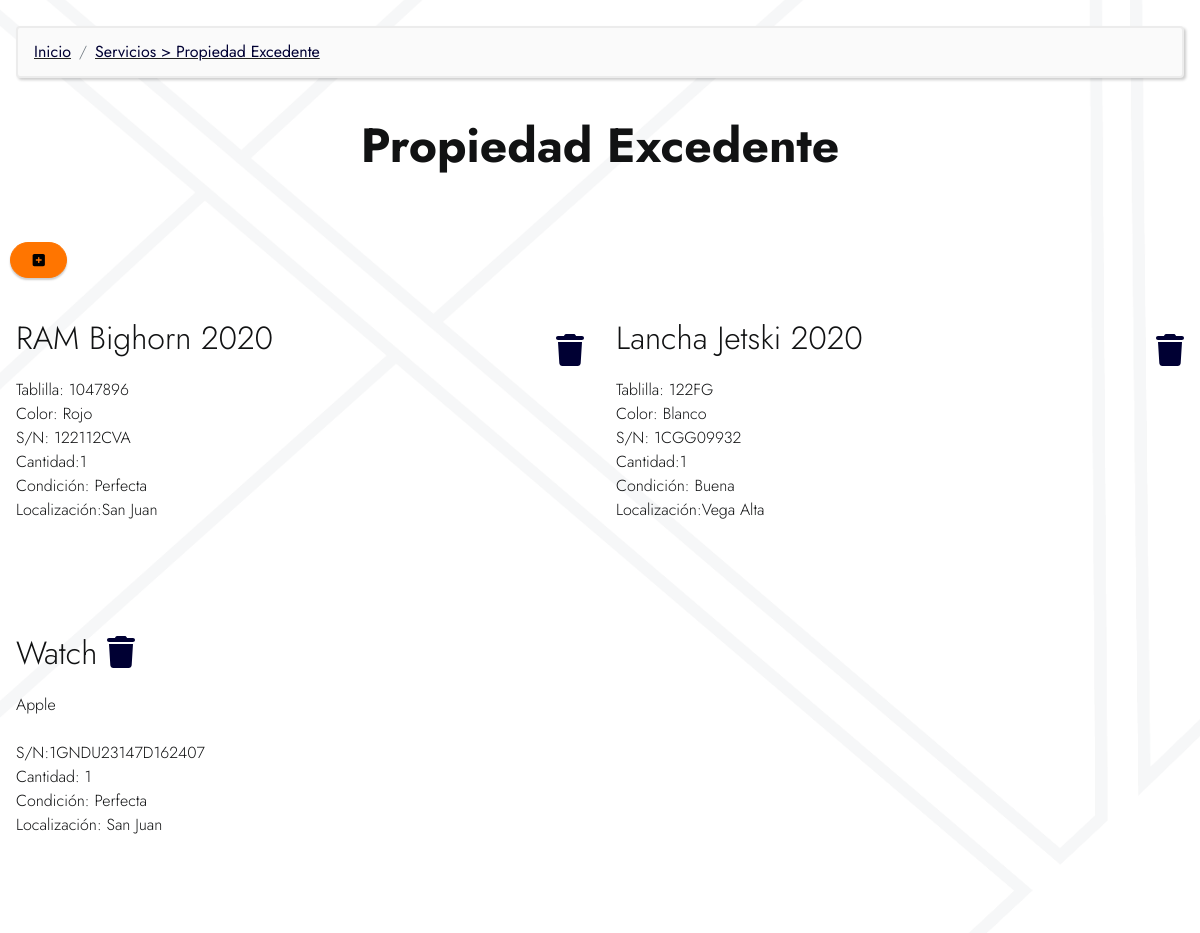
Screenshot of /inventario (signed in) with the database file from the repository.
### Inventario/models.py (models this page shows)
class Auto(models.Model):
    vin = models.CharField(primary_key=True,max_length=255,default='', blank = False, null = False)
    marca = models.CharField(max_length=255,default='', blank = False, null = False)
    modelo = models.CharField(max_length=255,default='', blank = False, null = False)
    year = models.CharField(max_length=255,default='', blank = False, null = False)
    tablilla = models.CharField(max_length=255,default='', blank = False, null = False)
    color = models.CharField(max_length=255,default='', blank = False, null = False)
    cantidad = models.CharField(max_length=255,default='', blank = False, null = False)
    condicion = models.CharField(max_length=255,default='', blank = False, null = False)
    localizacion = models.CharField(max_length=255,default='', blank = False, null = False)
    creado = models.DateTimeField(default=datetime.now )
    archivo = models.ImageField(upload_to='excedente', blank=False, null=False)

class Articulo(models.Model):
    articuloid = models.CharField(max_length=255,default=uuid.uuid4)
    nombrearticulo = models.CharField(max_length=255,default='', blank = False, null = False)
    descripcion = models.CharField(max_length=255,default='', blank = False, null = False)
    cantidad = models.CharField(max_length=255,default='', blank = False, null = False)
    condicion = models.CharField(max_length=255,default='', blank = False, null = False)
    localizacion = models.CharField(max_length=255,default='', blank = False, null = False)
    creado = models.DateTimeField(default=datetime.now )
    archivo = models.ImageField(upload_to='excedente', blank=False, null=False)

### Inventario/views.py (the view)
# urls.py: path('', excedente, name="excedente"),
def excedente(request):
    autos= Auto.objects.order_by('-creado') #for all the records
    articulos= Articulo.objects.order_by('-creado')
    context={
            'autos':autos,
            'articulos':articulos,
             }
    return render(request, "Excedente.html" , context = context)

### templates/Excedente.html (shortened to what this page needs)
{% extends 'index.html' %}
{% load static %}
{% block content %}
<head>
</head>
<img id="AppConcept1" loading="lazy" data-src="{% static 'assets/images/App_Concept-17.png'%} " alt="Arte ASG" role="presentation" >
<div class="container navcontainer1">
    <div id="custom-html-1h">
        <nav class="nav1" aria-label="breadcrumb">
            <ol class="breadcrumb">
                <li class="breadcrumb-item"><a href="indice">Inicio</a></li>
                <li class="breadcrumb-item"><a href="excedente">Servicios &gt; Propiedad Excedente</a></li>
            </ol>
        </nav>
    </div>
</div>
<div role="main">
    <section data-bs-version="5.1" class="pricing4 cid-sU9azlI3LU" id="pricing4-31">
        <div class="container">
            <div class="row">
                <div class="title-block col-12">
                    <h3 class="mbr-section-subtitle mbr-fonts-style display-2">Propiedad Excedente</h3>
                </div>
                {% if user.is_authenticated %}
                <a href="excedenteuploader" class="btn btn-success display-4 justify-content-center align-center" id="logbutton"
                 style="text-align: center; border-radius: 40px;"> <i
                    class="fa-solid fa-square-plus fa-fw"></i> </a>
                {% endif %}
            </div>
            <div class="row">
                {% for x in autos %}
                <div class="col-12 col-sm-6 col-lg-3 item features-image" style="margin-bottom:4rem">
                    <p class="name mbr-fonts-style display-5">{{x.marca}}  {{x.modelo}} {{x.year}}
                        {% if user.is_authenticated %}
                        <a style="float:right; margin-top:20px" href="/excedenteautodelete/{{x.vin}}"><i style="text-align: end;" class="fa-solid fa-trash"></i></a>
                        {% endif %}
                    </p>
                    <p class="price mbr-fonts-style display-7">Tablilla: {{x.tablilla}}
                        <br>Color: {{x.color}} <br>S/N: {{x.vin}}<br>Cantidad:{{x.cantidad}}<br>Condición:
                        {{x.condicion}}<br>Localización:{{x.localizacion}}
                    </p>
                </div>
                {% endfor %}
                {% for x in articulos %}
                <div class="col-12 col-sm-6 col-lg-3 item features-image">
                    <p class="name mbr-fonts-style display-5">{{x.nombrearticulo}}
                        {% if user.is_authenticated %}
                        <a  href="/excedentearticulodelete/{{x.articuloid}}"><i style="text-align: end;" class="fa-solid fa-trash"></i></a> </p></p>
                        {% endif %}
                        <p class="price mbr-fonts-style display-7">{{x.descripcion}}<br><br>S/N:1GNDU23147D162407<br>Cantidad: {{x.cantidad}}<br>Condición: {{x.condicion}}<br>Localización:
                        {{x.localizacion}}</p>
                </div>
                {% endfor %}
            </div>
        </div>
    </section>
</div>
{% endblock %}

### static/assets/theme/css/style.css (style rules this page uses)
section { background-color: #ffffff; }
body { font-style: normal; line-height: 1.5; font-weight: 400; color: #232323; position: relative; }
section, .container, .container-fluid { position: relative; word-wrap: break-word; }
a { font-style: normal; font-weight: 400; cursor: pointer; }
a, a:hover { text-decoration: none; }
.mbr-section-subtitle { line-height: 1.3; }
h1, h2, h3, h4, h5, h6, .display-1, .display-2, .display-4, .display-5, .display-7, span, p, a { line-height: 1; word-break: break-word; word-wrap: break-word; font-weight: 400; }
section { background-position: 50% 50%; background-repeat: no-repeat; background-size: cover; }
.align-center { text-align: center; }
img, iframe { display: block; width: 100%; }
.btn { font-weight: 600; border-width: 1px; font-style: normal; margin: 0.6rem 0.6rem; white-space: normal; transition: all 0.2s ease-in-out; display: inline-flex; align-items: center; justify-content: center; word-break: break-word; }
.row { display: -webkit-flex; -webkit-flex-wrap: wrap; }
.justify-content-center { -webkit-justify-content: center; }
html, body { height: auto; min-height: 100vh; }
ul, ol, pre, blockquote { margin-bottom: 2.3125rem; }
@media (min-width: 992px) { .container { padding-left: 16px; padding-right: 16px; } }
@media (min-width: 992px) { .row { margin-left: -16px; margin-right: -16px; } }
@media (min-width: 992px) { .row > [class*=col] { padding-left: 16px; padding-right: 16px; } }
.item { position: relative; }

### static/assets/mobirise/css/resp_tables.css (style rules this page uses)
html, body { max-width: 100%; overflow-x: hidden; }

### static/assets/mobirise/css/Subastas.css (style rules this page uses)
.breadcrumb { text-decoration: underline }
#custom-html-1h nav { padding-bottom: 10px; font-weight: 300; }
.breadcrumb { padding: .75rem 1rem; margin-top: 1rem; margin-bottom: 1rem; background-color: #fafafa; border: 2px solid rgb(236, 236, 236); border-radius: .25rem; box-shadow: 2px 2px 3px 0px rgba(0, 0, 0, 0.2); }
.nav1 { padding-top:52px }

### static/assets/mobirise/css/login.css (style rules this page uses)
#AppConcept1 { opacity: 0.1; position: fixed; margin-inline-start: -100px; margin-top: -20rem; width: 150rem; height: 150rem; }

### static/assets/mobirise/css/style.css (style rules this page uses)
*, *::after, *::before { margin: 0; padding: 0; box-sizing: border-box; }
body { margin-top: 0px; }
@media (max-width: 1400px) { .nav1 { padding-top: 10px; } }
@media (max-width: 1400px) { .container { max-width: 100%; } }
input, div, span, a { -webkit-tap-highlight-color: rgba(0, 0, 0, 0); }

### rows the page displays
Auto: marca "RAM", modelo "Bighorn", year "2020", tablilla "1047896", color "Rojo", vin "122112CVA", cantidad "1", condicion "Perfecta", localizacion "San Juan"
Auto: marca "Lancha", modelo "Jetski", year "2020", tablilla "122FG", color "Blanco", vin "1CGG09932", cantidad "1", condicion "Buena", localizacion "Vega Alta"
Articulo: nombrearticulo "Watch", descripcion "Apple", cantidad "1", condicion "Perfecta", localizacion "San Juan"
